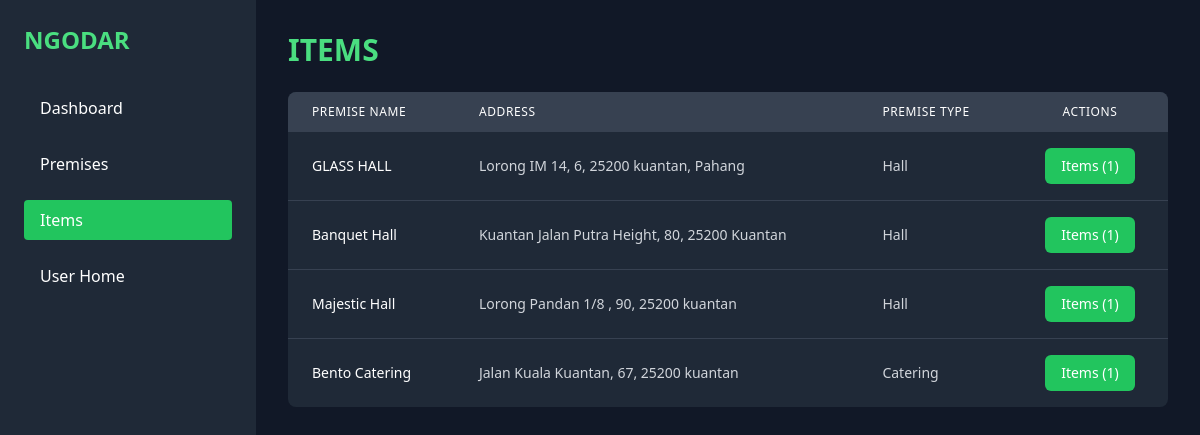
The app's page /merchant-home/items/ (signed in) with its own data.
### ngodars/models.py (models this page shows, shortened)
class PREMISE(models.Model):
    PREMISE = [
        {'hall','Hall'},
        {'catering', 'Catering'},
        {'food','Food'},
    ]
    def validate_image(image):
        if image.size > 5 * 1024 * 1024:  # Limit to 2 MB
            raise ValidationError("Image file too large ( > 5MB )")
        if not image.name.endswith(('.png', '.jpg', '.jpeg')):
            raise ValidationError("Unsupported file extension. Only .png, .jpg, and .jpeg are allowed.")
    premiseID = models.AutoField(primary_key=True)
    premisename = models.TextField()
    premisetype = models.TextField(choices=PREMISE,default=None)
    premiseimage = models.ImageField(upload_to='premise_images/', validators=[validate_image], default=None)
    statearea = models.TextField(default=None)
    poscode = models.TextField(default=None)
    unit = models.TextField(default=None)
    streetname = models.TextField(default=None)
    merchantID = models.ForeignKey(MERCHANT, on_delete=models.CASCADE, default=None)

### ngodars/views.py (the view)
# urls.py: path('merchant-home/items/', views.items, name='items'),
def items(request):
    user_id = request.session.get('user_id')
    if not request.session.get('user_type') == 'user':
        request.session.flush()
        messages.error(request, "You do not have permission to view this page. Please login again")
        return redirect('login')
    try:
        merchant = MERCHANT.objects.get(userID=user_id)
        premises = PREMISE.objects.filter(merchantID=merchant)
        premises_with_items = []
        for premise in premises:
            item_count = ITEM.objects.filter(premiseID=premise).count()
            premises_with_items.append({
                'premise': premise,
                'item_count': item_count,
                'full_address': f"{premise.streetname}, {premise.unit or 'N/A'}, {premise.poscode} {premise.statearea}"
            })
        return render(request, 'merchant/items.html', {
            'premises_with_items': premises_with_items
        })
    except MERCHANT.DoesNotExist:
        messages.error(request, "Merchant account not found")
        return redirect('login')
    except Exception as e:
        messages.error(request, f"An error occurred: {str(e)}")
        return redirect('merchant_dashboard')

### ngodars/templates/merchant/items.html (shortened to what this page needs)
{% load static %}
<!DOCTYPE html>
<html lang="en">
<head>
    <script src="https://cdn.tailwindcss.com"></script>
</head>
<body class="bg-gray-900 text-white min-h-screen flex">
    <div class="w-64 bg-gray-800 p-6">
        <a href="{% url 'merchant_dashboard' %}"><h1 class="text-2xl font-bold mb-8 text-green-400">NGODAR</h1></a>
        <nav class="space-y-4">
            <a href="{% url 'merchant_dashboard' %}" class="block py-2 px-4 hover:bg-gray-700 rounded">Dashboard</a>
            <a href="{% url 'premise' %}" class="block py-2 px-4 hover:bg-gray-700 rounded">Premises</a>
            <a href="#" class="block py-2 px-4 bg-green-500 text-white rounded">Items</a>
            <a href="{% url 'user_home' %}" class="block py-2 px-4 hover:bg-gray-700 rounded">User Home</a>
        </nav>
    </div>
    <div class="flex-grow p-8">
        <div class="flex justify-between items-center mb-6">
            <h2 class="text-3xl font-bold text-green-400">ITEMS</h2>
        </div>
        <div class="bg-gray-800 rounded-lg overflow-hidden animate-fade-in">
            <table class="w-full">
                <thead class="bg-gray-700">
                    <tr>
                        <th class="px-6 py-3 text-left text-xs font-medium text-white uppercase tracking-wider">Premise Name</th>
                        <th class="px-6 py-3 text-left text-xs font-medium text-white uppercase tracking-wider">Address</th>
                        <th class="px-6 py-3 text-left text-xs font-medium text-white uppercase tracking-wider">Premise Type</th>
                        <th class="px-6 py-3 text-center text-xs font-medium text-white uppercase tracking-wider">Actions</th>
                    </tr>
                </thead>
                <tbody class="divide-y divide-gray-700">
                    {% for premise_data in premises_with_items %}
                    <tr class="hover:bg-gray-700 transition duration-200">
                        <td class="px-6 py-4 whitespace-nowrap">
                            <div class="text-sm font-medium text-white">
                                {{ premise_data.premise.premisename }}
                            </div>
                        </td>
                        <td class="px-6 py-4 text-sm text-gray-300">
                            {{ premise_data.full_address }}
                        </td>
                        <td class="px-6 py-4 whitespace-nowrap text-sm text-gray-300">
                            {{ premise_data.premise.premisetype|capfirst }}
                        </td>
                        <td class="px-6 py-4 text-center">
                            <a href="{% url 'premise_items' premise_data.premise.premiseID %}"
                               class="inline-flex items-center px-4 py-2 bg-green-500 hover:bg-green-600 text-white text-sm font-medium rounded-md transition duration-300 ease-in-out transform hover:scale-105">
                                Items ({{ premise_data.item_count }})
                            </a>
                        </td>
                    </tr>
                    {% empty %}
                    <tr>
                        <td colspan="4" class="px-6 py-4 text-center text-gray-400">
                            No premises found. Add a premise to start managing items.
                        </td>
                    </tr>
                    {% endfor %}
                </tbody>
            </table>
        </div>
    </div>
</body>
</html>

### ngodars/templates/merchant/items.html (style rules this page uses)
.animate-fade-in { animation: fadeIn 0.5s ease-out; }

### records on screen
PREMISE: premise.premisename "GLASS HALL", full_address "Lorong IM 14, 6, 25200 kuantan, Pahang", premise.premisetype "Hall", item_count "1"
PREMISE: premise.premisename "Banquet Hall", full_address "Kuantan Jalan Putra Height, 80, 25200 Kuantan", premise.premisetype "Hall", item_count "1"
PREMISE: premise.premisename "Majestic Hall", full_address "Lorong Pandan 1/8 , 90, 25200 kuantan", premise.premisetype "Hall", item_count "1"
PREMISE: premise.premisename "Bento Catering", full_address "Jalan Kuala Kuantan, 67, 25200 kuantan", premise.premisetype "Catering", item_count "1"
